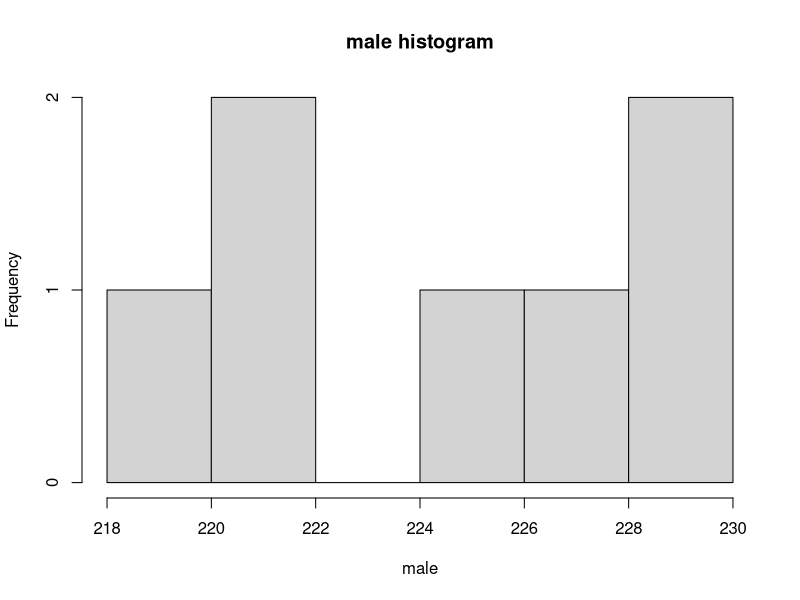
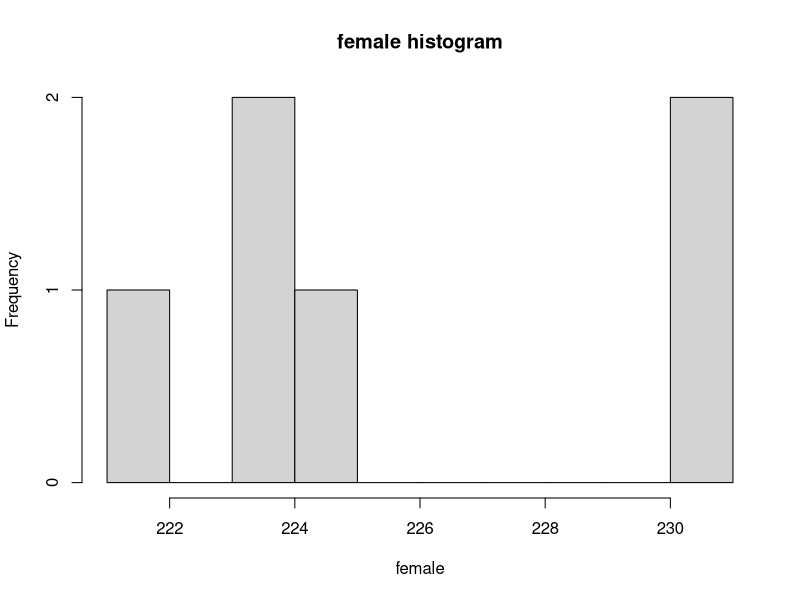
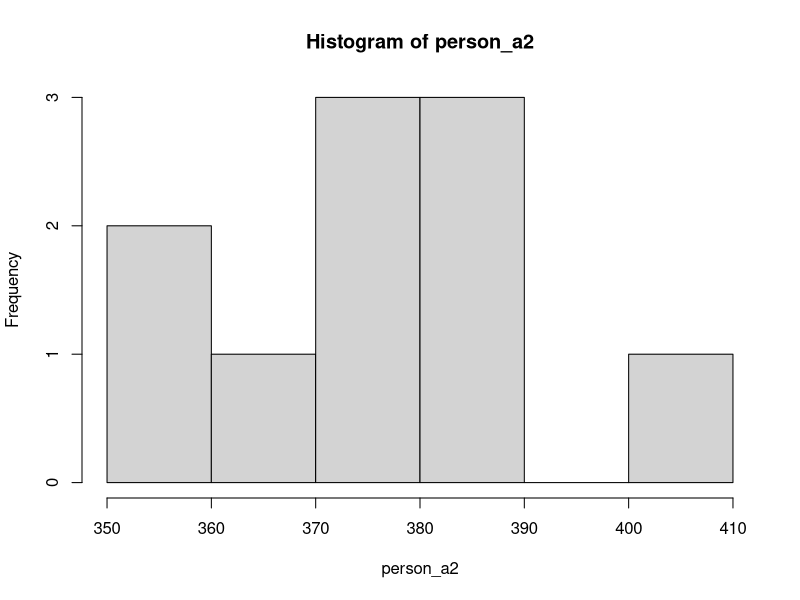
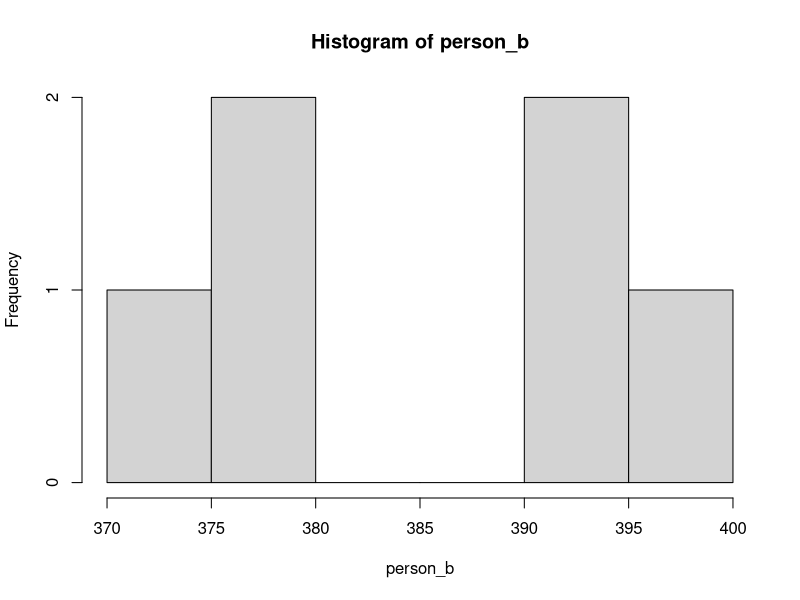

These figures' R source, in order:
## Question 1 ##
# http://www.tandfonline.com/doi/full/10.1080/09613210802045547
# Compated people who exercise an insufficient amount (less than 149min) vs a moderate amount (150min+).
# Related these numbers to features of their built environment.
# For the bike lanes portion, 60.5% of the people who were insufficiently active did not have one near by 
# compared to 68.7% of people who were active.
# Insufficiently active people had less retail clusters nearby (mean = 1.336, sd = 1.273) compared to active
# people (mean = 1.465, sd = 1.302)

## Question 2 ##
scores = c(90,95,89,71,73,96,87,95,107,89,96,80,97,95,102,97,93,101,82,83,74,91,83,98,95,111,99,120,93,84)

# a)
m = mean(scores) # 92.2

# b) This is the mean of a small sample so it's likely not equal to the population parameter 

# c)
se = sd(scores) / sqrt(length(scores)) # 1.9765
  
# d) The spread of sampling distribution of the sample mean

# e)
m - 2 * se # lower bound of confidence interval: 88.2469
m + 2 * se # upper bound: 96.1531

# f) 95% confidence interval that another sample mean estimate would fall within

## Question 3 ##

male = c(220.1, 218.6, 229.6, 228.8,222.0,224.1, 226.5)
female = c(223.4,221.5,230.2,224.3,223.8,230.8)

# descriptive statisitics
hist(male, main = 'male histogram', breaks=7)
mean(male) # 224.2429
median(male) # 224.1
sd(male) # 4.2548
hist(female, main = 'female histogram', breaks=8)
mean(female) # 225.6667
median(female) # 224.05
sd(female) # 3.8667

# hypothesis testing 
t.test(male, female) # p-value = .5405 can't reject null hypothesis
                     # 95% confidence interval: -6.3868, 3.5391

## Question 4 ##
# a) No because p-values don't say anything about the effect
# b) Yes because the null hypothesis has been rejected
# c) false because the alpha is set before hand 
# d) false becase type two errors are dependant on the size of the effect which isn't known here
# e) true, the p value was greater

## Question 5 ##

person_a2 = c(248, 236, 269, 254, 249, 251, 260, 245, 239, 255) * 1.5
person_b = c(380, 391, 377, 392, 398, 374)

# descriptive statistics
hist(person_a2)
hist(person_b)

# hypothesis testing
wilcox.test(person_a2, person_b) # p-value = .1471 can't reject null hypothesis